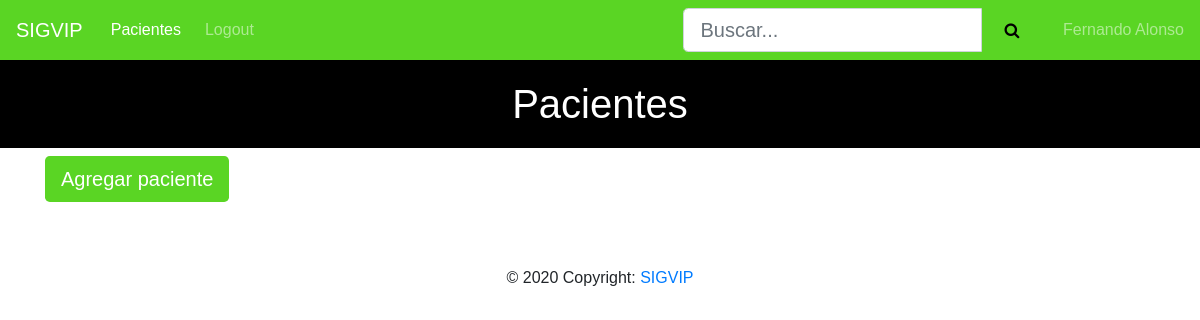
/pacientes/ (signed in), run on an earlier commit of the app's database.
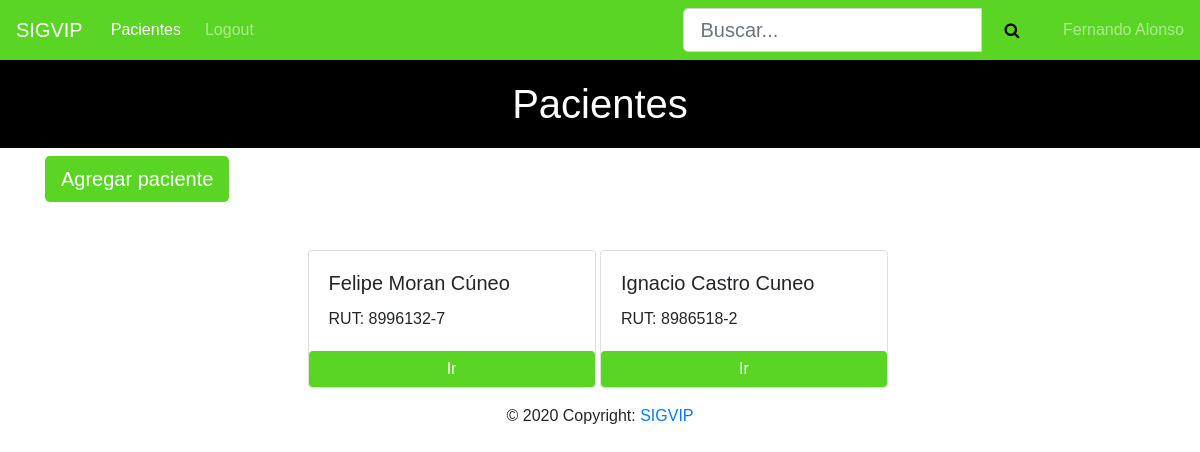
And on a later commit of the database.
### api/models.py (models this page shows, shortened)
class Paciente(models.Model):
    rut = models.CharField(max_length=10,unique=True,validators=[verificador_run])
    nombre = models.CharField(max_length=45)
    apellidoP = models.CharField(max_length=45)
    apellidoM = models.CharField(max_length=45)
    edad = models.IntegerField()
    email = models.EmailField(max_length=60)
    telefono = models.IntegerField()
    direccion = models.CharField(max_length=200)
    pacientes = models.Manager()

### pacientes/views.py (the view)
# urls.py: url(r'pacientes/',views.HomePacienteView.as_view() ,name="paciente"),
class HomePacienteView(LoginRequiredMixin,TemplateView):
    def get(self,request,**kwargs):
        queryset = request.GET.get('buscar')
        post = Paciente.pacientes.all()
        try:
            queryset0,queryset1,queryset2 = queryset.split(" ")
            if queryset2:
                post = Paciente.pacientes.filter(
                    ( Q(nombre = queryset0) & Q(apellidoP = queryset1)) & Q(apellidoM = queryset2) ).distinct
        except:
            try:
                queryset0,queryset1 = queryset.split(" ")
                if queryset1:
                    post = Paciente.pacientes.filter(
                        ( Q(nombre = queryset0) & Q(apellidoP = queryset1)) ).distinct
            except:
                if queryset:
                    post = Paciente.pacientes.filter(Q(rut = queryset) | Q(nombre = queryset) | Q(apellidoP = queryset) | Q(apellidoM = queryset)).distinct
        return render(request,'pacientes.html',{'pacientes':post})

### pacientes/templates/pacientes.html (shortened to what this page needs)
{% extends "base.html" %}
{% block pagina %}
    <h1>Pacientes</h1>
{% endblock %}
{% block content %}
<div class="container">
    <div class="row">
        <a class="btn btn-primary btn-lg" href="/paciente/create/" role="button">Agregar paciente</a>
    </div>
</div>
<div class="container">
    <div class="row mt-5 justify-content-center">
        {% for paciente in pacientes %}
        <div class="card" style="width: 18rem;">
            <div class="card-body">
                <h5 class="card-title">{{ paciente.nombre }} {{paciente.apellidoP}} {{paciente.apellidoM}}</h5>
                <p class="card-text">RUT: {{ paciente.rut }}</p>
            </div>
            <a href="/ficha/{{paciente.id}}" class="btn btn-primary">Ir</a>
        </div>
        {% endfor %}
    </div>
</div>
{% include "footer.html" %}
{% endblock %}

What changed in the data, as far as the page shows it:
added Paciente: nombre "Felipe", apellidoP "Moran", apellidoM "Cúneo", rut "8996132-7"
added Paciente: nombre "Ignacio", apellidoP "Castro", apellidoM "Cuneo", rut "8986518-2"
